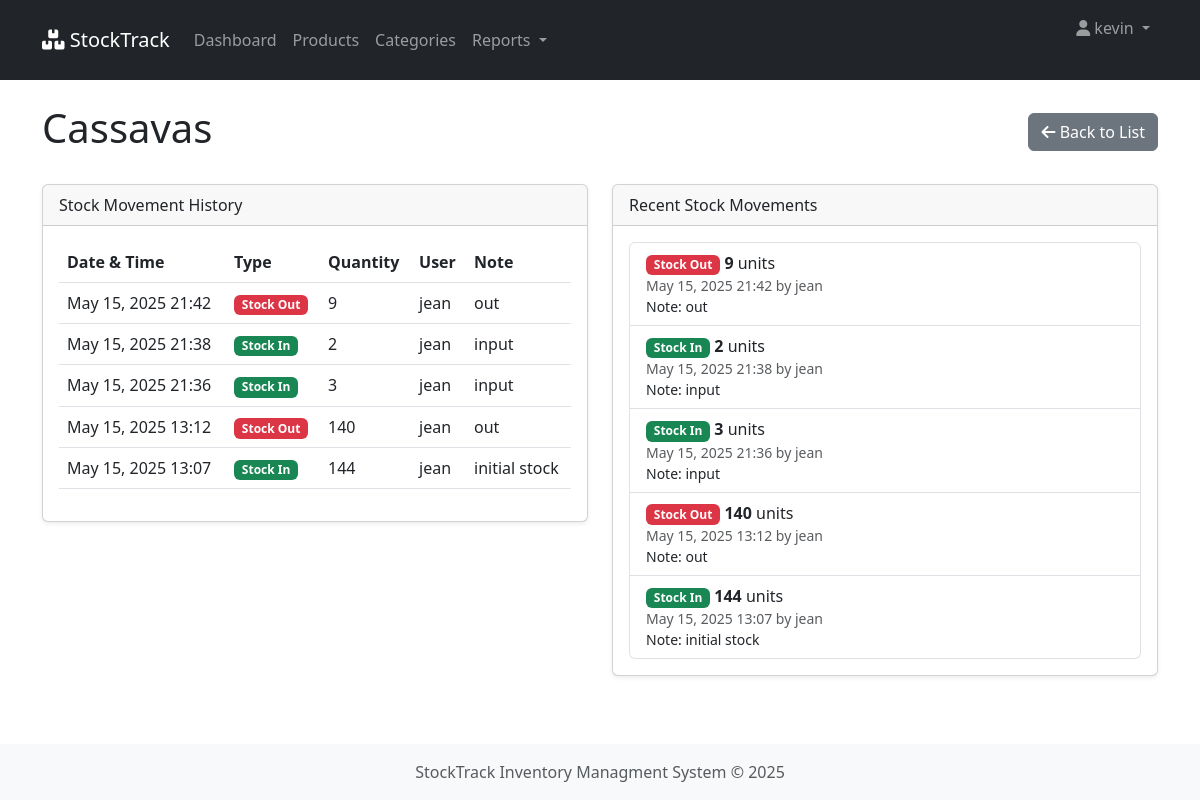
/products/10/ (signed in), run on the app's committed database.
### inventory/models.py (models this page shows, shortened)
class Product(models.Model):
    name = models.CharField(max_length=255, db_index=True)
    description = models.TextField(blank=True, null=True)
    category = models.ForeignKey(Category, on_delete=models.CASCADE, related_name='products')
    price = models.DecimalField(max_digits=10, decimal_places=2, db_index=True)
    quantity = models.IntegerField(default=0, db_index=True)
    minimum_stock = models.IntegerField(default=10)
    created_by = models.ForeignKey(User, on_delete=models.CASCADE)
    created_at = models.DateTimeField(auto_now_add=True)
    updated_at = models.DateTimeField(auto_now=True)

class StockMovement(models.Model):
    MOVEMENT_TYPES = (
        ('in', 'Stock In'),
        ('out', 'Stock Out'),
    )
    product = models.ForeignKey(Product, on_delete=models.CASCADE, related_name="movements")
    quantity = models.IntegerField()
    movement_type = models.CharField(max_length=3, choices=MOVEMENT_TYPES, db_index=True)
    note = models.TextField(blank=True, null=True)
    created_by = models.ForeignKey(User, on_delete=models.CASCADE)
    created_at = models.DateTimeField(auto_now_add=True, db_index=True)
    class Meta:
        ordering = ['-created_at'] # New movement first

### inventory/views.py (the view)
# urls.py: path('products/<int:pk>/', views.product_detail, name='product_detail'),
@never_cache
@login_required
def product_detail(request, pk):
    user_profile = request.user.profile.first()
    product = get_object_or_404(Product, pk=pk)
    movements = product.movements.all().order_by('-created_at')[:20]
    context = {
        'product': product,
        'movements': movements,
        'user_profile': user_profile,
    }
    return render(request, 'inventory/product_detail.html', context)

### inventory/templates/inventory/product_detail.html (shortened to what this page needs)
{% extends 'inventory/base.html' %}
{% load static %}
{% block content %}
<div class="d-flex justify-content-between align-items-center mb-4">
    <h1>{{ product.name }}</h1>
    <div>
        <a href="{% url 'product_list' %}" class="btn btn-secondary">
            <i class="fas fa-arrow-left"></i> Back to List
        </a>
    </div>
</div>
<div class="row">
    <div class="col-md-6">
        <div class="card">
            <div class="card-header">
                Stock Movement History
            </div>
            <div class="card-body">
                {% if movements %}
                <div class="table-responsive">
                    <table class="table table-hover">
                        <thead>
                            <tr>
                                <th>Date & Time</th>
                                <th>Type</th>
                                <th>Quantity</th>
                                <th>User</th>
                                <th>Note</th>
                            </tr>
                        </thead>
                        <tbody>
                            {% for movement in movements %}
                            <tr>
                                <td>{{ movement.created_at|date:"M d, Y H:i" }}</td>
                                <td>
                                    {% if movement.movement_type == 'in' %}
                                    <span class="badge bg-success">Stock In</span>
                                    {% else %}
                                    <span class="badge bg-danger">Stock Out</span>
                                    {% endif %}
                                </td>
                                <td>{{ movement.quantity }}</td>
                                <td>{{ movement.created_by.username }}</td>
                                <td>{{ movement.note|default:"-" }}</td>
                            </tr>
                            {% endfor %}
                        </tbody>
                    </table>
                </div>
                {% else %}
                <div class="alert alert-info">
                    <i class="fas fa-info-circle"></i> No stock movements recorded yet.
                </div>
                {% endif %}
            </div>
        </div>
    </div>
    <div class="col-md-6">
        <div class="card">
            <div class="card-header">
                Recent Stock Movements
            </div>
            <div class="card-body">
                <div class="list-group">
                    {% for movement in movements %}
                    <div class="list-group-item">
                        {% if movement.movement_type == 'in' %}
                        <span class="badge bg-success">Stock In</span>
                        {% else %}
                        <span class="badge bg-danger">Stock Out</span>
                        {% endif %}
                        <strong>{{ movement.quantity }}</strong> units
                        <small class="text-muted d-block">{{ movement.created_at|date:"M d, Y H:i" }} by {{ movement.created_by.username }}</small>
                        {% if movement.note %}
                        <small class="d-block">Note: {{ movement.note }}</small>
                        {% endif %}
                    </div>
                    {% empty %}
                    <div class="list-group-item">No stock movements recorded</div>
                    {% endfor %}
                </div>
            </div>
        </div>
    </div>
</div>
{% endblock %}

### inventory/templates/inventory/base.html (shortened to what this page needs)
{% load static %}
<!DOCTYPE html>
<html lang="en">
<head>
    <link rel="stylesheet" href="{% static 'css/style.css'%}">
    <link href="https://cdn.jsdelivr.net/npm/bootstrap@5.3.0/dist/css/bootstrap.min.css" rel="stylesheet">
    <link rel="stylesheet" href="https://cdnjs.cloudflare.com/ajax/libs/font-awesome/6.0.0/css/all.min.css">
</head>
<body>
    {% if user.is_authenticated %}
    <nav class="navbar navbar-expand-lg navbar-dark bg-dark">
        <div class="container">
            <a href="{% url 'dashboard' %}" class="navbar-brand">
                <i class="fas fa-boxes"></i> StockTrack
            </a>
            <div class="collapse navbar-collapse" id="navbarNav">
                <ul class="navbar-nav">
                    <li class="nav-item">
                        <a href="{% url 'dashboard' %}" class="nav-link">Dashboard</a>
                    </li>
                    <li class="nav-item">
                        <a href="{% url 'product_list' %}" class="nav-link">Products</a>
                    </li>
                    <li class="nav-item">
                        <a href="{% url 'category_list' %}" class="nav-link">Categories</a>
                    </li>
                    <li class="nav-item dropdown">
                        <a class="nav-link dropdown-toggle" href="#" id="reportsDropdown" role="button" data-bs-toggle="dropdown">
                            Reports
                        </a>
                    </li>
                </ul>
                <ul class="navbar-nav ms-auto">
                    <li class="nav-item dropdown-toggle">
                        <a href="#" class="nav-link dropdown-toggle" id="userDropdown" role="button" data-bs-toggle="dropdown">
                            <i class="fas fa-user"></i> {{user.username}}
                        </a>
                    </li>
                </ul>
            </div>
        </div>
    </nav>
    {% endif %}
    <div class="container mt-4">
        {% block content %}{% endblock %}
    </div>
    <footer class="footer mt-auto py-3 bg-light">
        <div class="container text-center">
            <span class="text-muted">
                StockTrack Inventory Managment System &copy; {% now "Y" %}
            </span>
        </div>
    </footer>
</body>
</html>

### static/css/style.css (style rules this page uses)
body { min-height: 100vh; display: flex; flex-direction: column; }
.footer { margin-top: auto; }
.card { box-shadow: 0 0.125rem 0.25rem rgba(0, 0, 0, 0.075); margin-bottom: 1.5rem; }
.card-header { font-weight: 500; background-color: #f8f9fa; }
.table { margin-bottom: 0; }
.table th { background-color: #f8f9fa; }

### data on the page
Product: name "Cassavas"
StockMovement: created_at "May 15, 2025 21:42", movement_type "Stock Out", quantity "9", created_by.username "jean", note "out"
StockMovement: created_at "May 15, 2025 21:38", movement_type "Stock In", quantity "2", created_by.username "jean", note "input"
StockMovement: created_at "May 15, 2025 21:36", movement_type "Stock In", quantity "3", created_by.username "jean", note "input"
StockMovement: created_at "May 15, 2025 13:12", movement_type "Stock Out", quantity "140", created_by.username "jean", note "out"
StockMovement: created_at "May 15, 2025 13:07", movement_type "Stock In", quantity "144", created_by.username "jean", note "initial stock"

### other printed values
{{ user.username }} "kevin"
